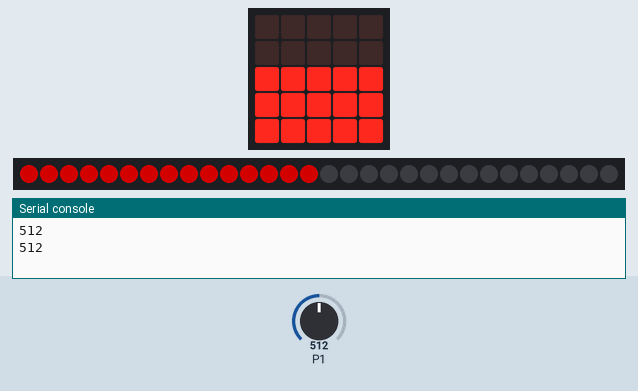
Recording of a program running on a simulated BBC micro:bit (MakeCode). Shown: the board's 5×5 LED display, 30 RGB LEDs in strip order, left to right, the last lines printed to the serial console. Inputs (shaded band) come from the test bench; at power-on: P1 = 512 (analog values on the 0–1023 scale). Dim RGB values are drawn brighter than linear.

Above: at 1.2 s.
1.3 s: P1 set to 37
At 2.5 s:
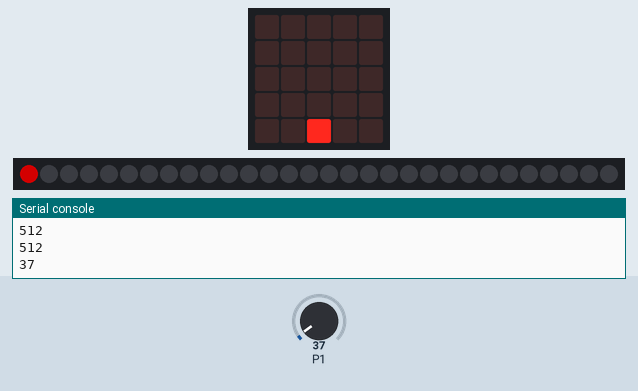
4.3 s: P1 set to 30
6.5 s: P1 set to 122
At 7.9 s:
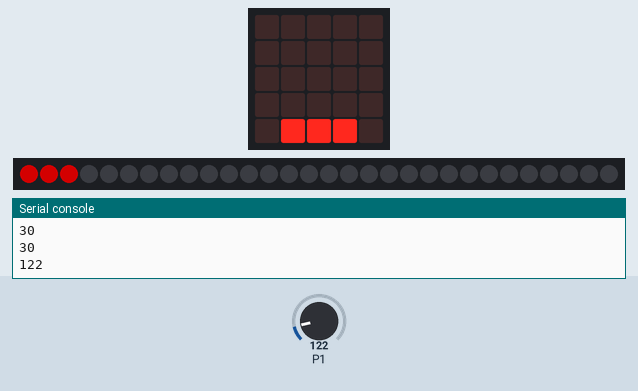
9.5 s: P1 set to 306
At 11.0 s:
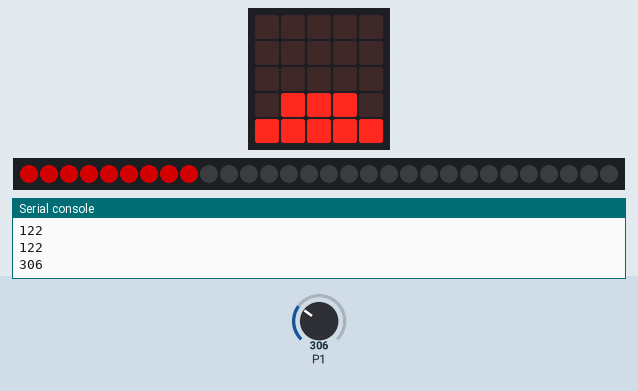
12.5 s: P1 set to 511
At 14.0 s:
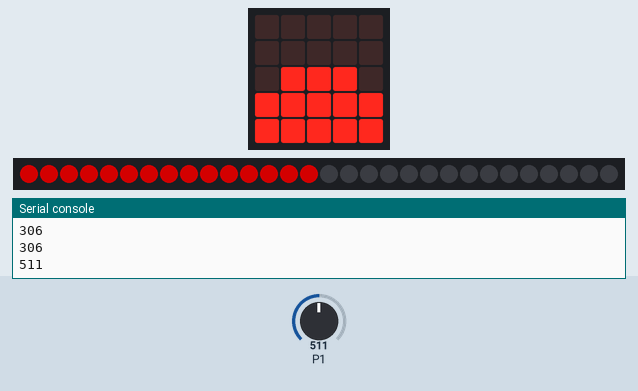
15.5 s: P1 set to 716
At 17.1 s:
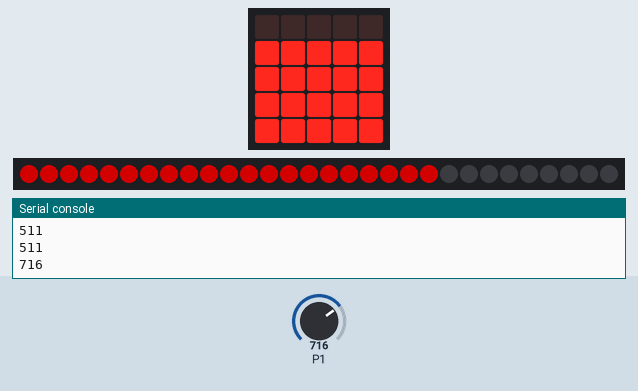
Timing chart, 0 to 18.6 s (numbered marks = the images above; inputs shaded):
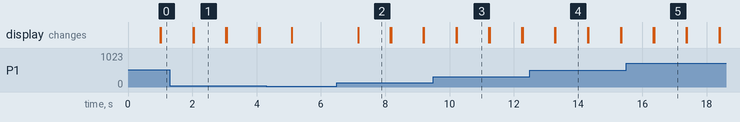

The program:

main.ts
```typescript
let range: neopixel.Strip = null
let strip = neopixel.create(DigitalPin.P0, 30, NeoPixelMode.RGB)
basic.forever(function () {
    led.plotBarGraph(
    pins.analogReadPin(AnalogPin.P1),
    1023
    )
    range = strip.range(0, pins.map(
    pins.analogReadPin(AnalogPin.P1),
    0,
    1000,
    0,
    30
    ))
    range.showColor(neopixel.colors(NeoPixelColors.Red))
    basic.pause(1000)
    strip.showColor(neopixel.colors(NeoPixelColors.Black))
})
```

test.ts
```typescript
// 在這裡測試；當此封包作為擴充功能時，將不會編譯此內容。
```

Measured:
- after the input at 1.3 s, the display: first differs from a run without the input after 0.75 s (image 1)
- after the input at 6.5 s, the display: changes after 0.66 s (image 2)
- after the input at 9.5 s, the display: first differs from a run without the input after 0.73 s (image 3)
- after the input at 12.5 s, the display: first differs from a run without the input after 0.80 s (image 4)
- after the input at 15.5 s, the display: first differs from a run without the input after 0.86 s (image 5)
- what the display in image 3 shows lasts 1.0 s, from 10.2 s to 11.2 s
